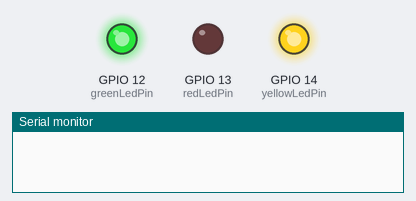
A program run on a simulated ESP8266 (NodeMCU). Shown: output pins drawn as LEDs (lit = HIGH), the last lines printed to the serial monitor.

Above: at 0.7 s.
At 2.7 s:
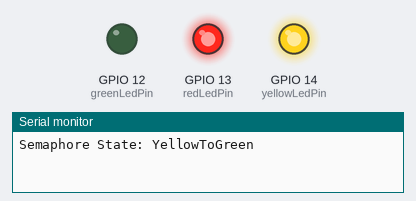
At 3.7 s:
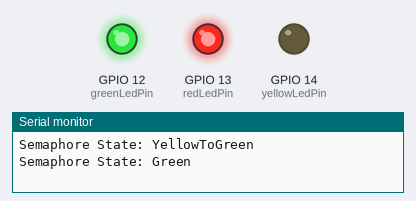
Timing chart, 0 to 5.2 s (numbered marks = the images above):
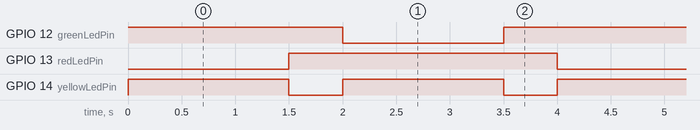

The program:

main.cpp
```cpp
#include <Arduino.h>

typedef enum SemaphoreStates {
  Red = 0,
  YellowToGreen,
  Green,
  YellowToRed,
}SemaphoreStates;

typedef struct {
  SemaphoreStates next;
  int delay;
}SemaphoreStatesConfig;

#define delaytime 100
SemaphoreStatesConfig semaphoreTransitions[] = {
  [Red]           = {YellowToGreen, 15},
  [YellowToGreen] = {Green, 5},
  [Green]         = {YellowToRed, 15},
  [YellowToRed]   = {Red, 5},
};

SemaphoreStates semaphoreState = YellowToRed;

const int yellowLedPin = 14;
const int greenLedPin = 12;
const int redLedPin = 13;

#define LED_ON  0
#define LED_OFF 1

void allLedsOff()
{
  digitalWrite(greenLedPin, LED_OFF);
  digitalWrite(yellowLedPin, LED_OFF);
  digitalWrite(redLedPin, LED_OFF);
}

void semaphoreStateMachine()
{
  semaphoreState = semaphoreTransitions[semaphoreState].next;
  allLedsOff();
  switch (semaphoreState)
  {
  case Red:
    digitalWrite(redLedPin, LED_ON);
    break;
  case YellowToGreen:
    digitalWrite(yellowLedPin, LED_ON);
    break;
  case Green:
    digitalWrite(greenLedPin, LED_ON);
    break;
  case YellowToRed:
    digitalWrite(yellowLedPin, LED_ON);
    break;

  default:
    break;
  }
  delay(semaphoreTransitions[semaphoreState].delay * delaytime);
}

void setup() {
  pinMode(greenLedPin, OUTPUT);
  pinMode(yellowLedPin, OUTPUT);
  pinMode(redLedPin, OUTPUT);
  allLedsOff();
  Serial.begin(9600);
}


void loop() {

  semaphoreStateMachine();

  #define xPLOT
  #ifndef PLOT
  // Print state changes only when they occur
  static SemaphoreStates previous = semaphoreState;
  if (semaphoreState != previous) {
    Serial.print("Semaphore State: ");
    switch (semaphoreState) {
      case Red:
        Serial.println("Red");
        break;
      case YellowToGreen:
        Serial.println("YellowToGreen");
        break;
      case Green:
        Serial.println("Green");
        break;
      case YellowToRed:
        Serial.println("YellowToRed");
        break;
      default:
        break;
    }
    previous = semaphoreState;
  }
  #else
  Serial.println(semaphoreState);
  #endif
}
```

Measured:
- by itself, GPIO 12 (greenLedPin), GPIO 13 (redLedPin): alternates HIGH for 2.5 s and LOW for 1.5 s
- by itself, GPIO 14 (yellowLedPin): alternates HIGH for 1.5 s and LOW for 0.50 s
- by itself, everything shown: repeats every 4.0 s, in 4 steps
